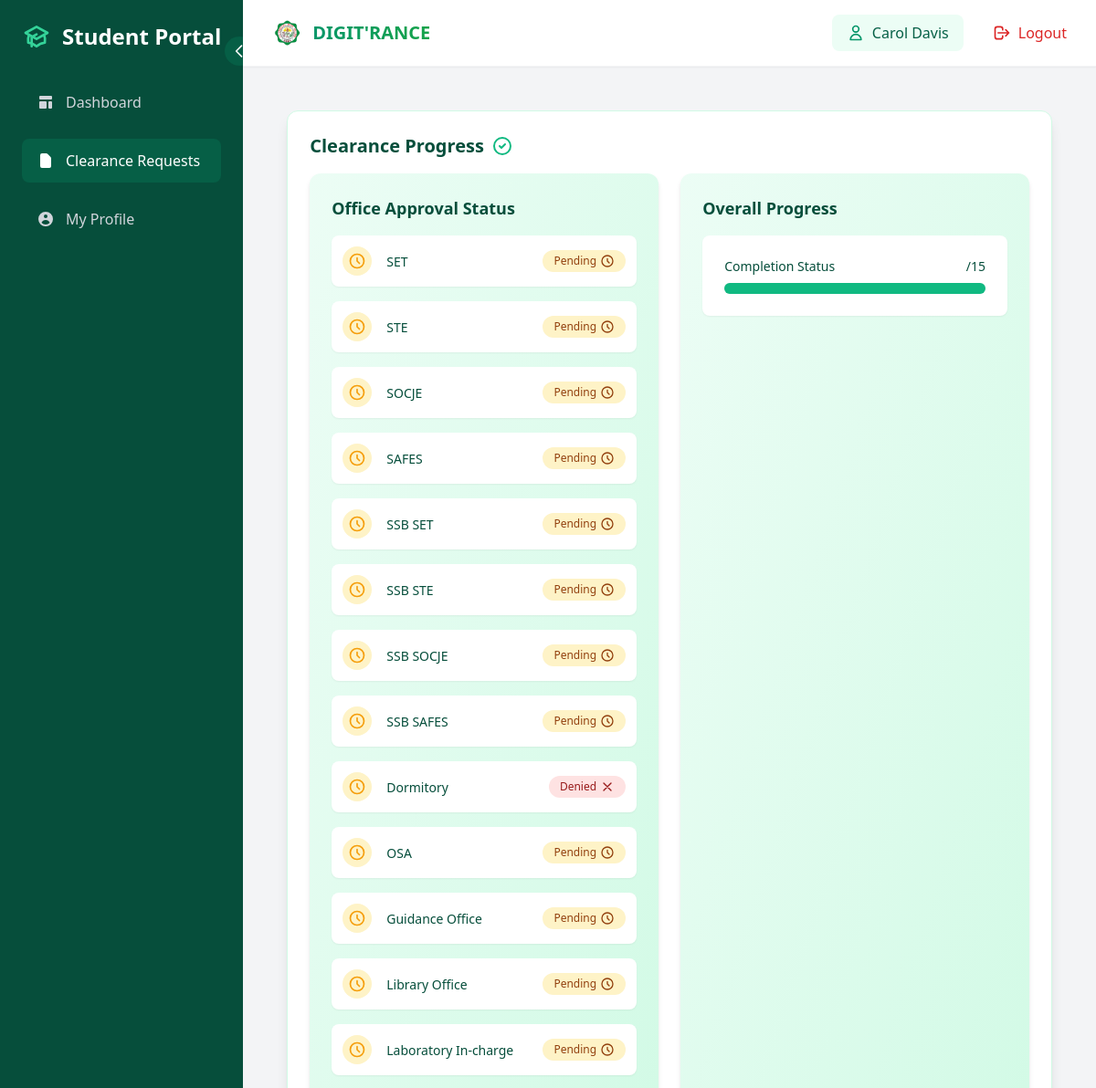
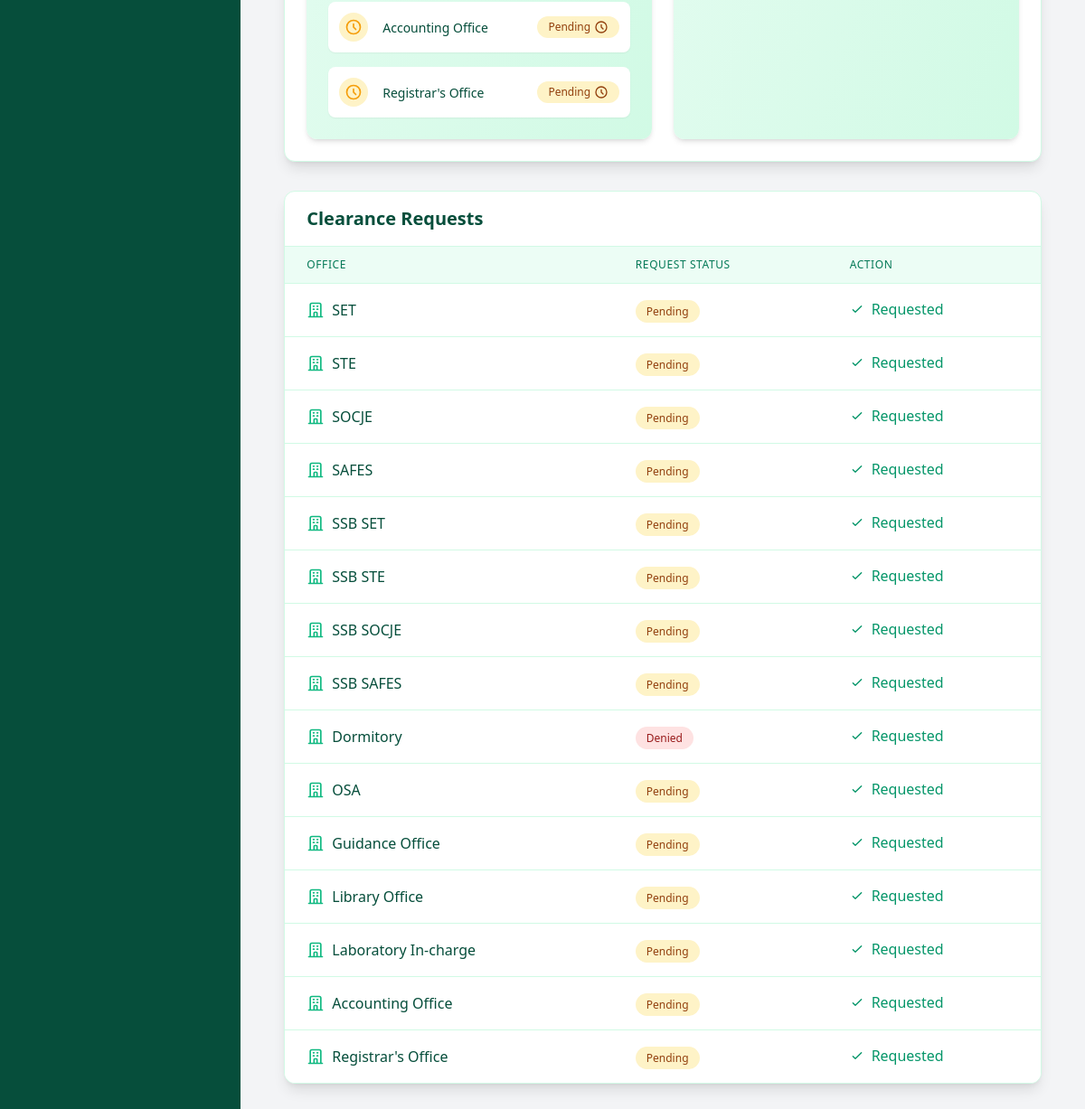
The page /student/requests/ (signed in) on the database its author committed (2 pictures, top to bottom).
### core/models.py (models this page shows, shortened)
class Office(models.Model):
    OFFICE_TYPES = [
        ('SET', 'SET'),
        ('STE', 'STE'),
        ('SOCJE', 'SOCJE'),
        ('SAFES', 'SAFES'),
        ('SSB SET', 'SSB SET'),
        ('SSB STE', 'SSB STE'),
        ('SSB SOCJE', 'SSB SOCJE'),
        ('SSB SAFES', 'SSB SAFES'),
        ('OTHER', 'OTHER'),
    ]
    name = models.CharField(max_length=255, unique=True)
    office_type = models.CharField(max_length=50, choices=OFFICE_TYPES, default='OTHER')
    description = models.TextField(blank=True, null=True)
    created_at = models.DateTimeField(auto_now_add=True)

class ClearanceRequest(models.Model):
    student = models.ForeignKey(Student, on_delete=models.CASCADE, related_name='clearance_requests')
    office = models.ForeignKey(Office, on_delete=models.CASCADE, related_name='clearance_requests')
    status_choices = [
        ('pending', 'Pending'),
        ('approved', 'Approved'),
        ('denied', 'Denied'),
    ]
    status = models.CharField(max_length=10, choices=status_choices, default='pending')
    remarks = models.TextField(blank=True, null=True)
    reviewed_by = models.ForeignKey(Staff, on_delete=models.SET_NULL, null=True, blank=True)
    request_date = models.DateTimeField(auto_now_add=True)
    reviewed_date = models.DateTimeField(null=True, blank=True)
    notes = models.TextField(blank=True, null=True, help_text="Reasons for pending or denied clearance.")

### core/views.py (the view, shortened to what this page needs)
# urls.py: path('student/requests/', views.create_clearance_requests, name='clearance_requests'),
@login_required
def create_clearance_requests(request):
      try:
          student = request.user.student
      except Student.DoesNotExist:
          messages.error(request, "Only students can access this page.")
          return redirect('student_dashboard')
      offices = Office.objects.all()
      clearance_requests = {cr.office.id: cr for cr in student.clearance_requests.all()}
      context = {
          "offices": offices,
          "clearance_requests": clearance_requests,
      }
      return render(request, "core/create_clearance_requests.html", context)

### core/templatetags/dict_extras.py (called while the page is built)
@register.filter
def dict_get(d, key):
    return d.get(key)

### templates/core/create_clearance_requests.html (shortened to what this page needs)
{% extends "base.html" %}
{% load dict_extras %}
{% block sidebar %}
{% include "components/student_sidenav.html" %}
{% endblock %}
{% block content %}
<div class="max-w-6xl mx-auto p-6">
    <div class="mb-8 bg-white rounded-xl shadow-lg p-6 border border-emerald-100">
          <h3 class="text-xl font-bold mb-4 text-emerald-900 animate-fade-in flex items-center">
            <span class="mr-2">Clearance Progress</span>
            <svg class="h-6 w-6 text-emerald-500 animate-bounce" fill="none" stroke="currentColor" viewBox="0 0 24 24">
              <path stroke-linecap="round" stroke-linejoin="round" stroke-width="2" d="M9 12l2 2 4-4m6 2a9 9 0 11-18 0 9 9 0 0118 0z"/>
            </svg>
          </h3>      <div class="grid grid-cols-1 md:grid-cols-2 gap-6">
        <div class="bg-gradient-to-br from-emerald-50 to-emerald-100 rounded-xl p-6 shadow-md">
          <h4 class="text-lg font-bold mb-4 text-emerald-900">Office Approval Status</h4>
          <div class="space-y-4">
            {% for office in offices %}
            {% with cr=clearance_requests|dict_get:office.id %}
            <div class="flex items-center bg-white p-3 rounded-lg shadow-sm">
              <div class="flex-shrink-0">
                {% if cr and cr.get_status_display == 'Approved' %}
                <span class="flex h-8 w-8 items-center justify-center rounded-full bg-emerald-100">
                  <svg class="h-5 w-5 text-emerald-500 animate-bounce" fill="none" stroke="currentColor" viewBox="0 0 24 24">
                    <path stroke-linecap="round" stroke-linejoin="round" stroke-width="2" d="M5 13l4 4L19 7"/>
                  </svg>
                </span>
                {% else %}
                <span class="flex h-8 w-8 items-center justify-center rounded-full {% if cr %}bg-amber-100{% else %}bg-gray-100{% endif %}">
                  <svg class="h-5 w-5 {% if cr %}text-amber-500{% else %}text-gray-500{% endif %} animate-spin" fill="none" stroke="currentColor" viewBox="0 0 24 24">
                    <path stroke-linecap="round" stroke-linejoin="round" stroke-width="2" d="M12 8v4l3 3m6-3a9 9 0 11-18 0 9 9 0 0118 0z"/>
                  </svg>
                </span>
                {% endif %}
              </div>
              <div class="ml-4 flex-grow">
                <span class="text-sm font-medium text-emerald-900">{{ office.name }}</span>
              </div>
              <div>
                {% if cr %}
                <span class="px-3 py-1 text-xs font-medium rounded-full flex items-center
                  {% if cr.get_status_display == 'Pending' %}bg-amber-100 text-amber-800
                  {% elif cr.get_status_display == 'Approved' %}bg-emerald-100 text-emerald-800
                  {% elif cr.get_status_display == 'Denied' %}bg-red-100 text-red-800{% endif %}">
                  {{ cr.get_status_display }}
                  {% if cr.get_status_display == 'Pending' %}
                    <svg class="w-4 h-4 ml-1 animate-spin" fill="none" stroke="currentColor" viewBox="0 0 24 24">
                      <path stroke-linecap="round" stroke-linejoin="round" stroke-width="2" d="M12 8v4l3 3m6-3a9 9 0 11-18 0 9 9 0 0118 0z"/>
                    </svg>
                  {% elif cr.get_status_display == 'Approved' %}
                    <svg class="w-4 h-4 ml-1 animate-bounce" fill="none" stroke="currentColor" viewBox="0 0 24 24">
                      <path stroke-linecap="round" stroke-linejoin="round" stroke-width="2" d="M5 13l4 4L19 7"/>
                    </svg>
                  {% elif cr.get_status_display == 'Denied' %}
                    <svg class="w-4 h-4 ml-1 animate-pulse" fill="none" stroke="currentColor" viewBox="0 0 24 24">
                      <path stroke-linecap="round" stroke-linejoin="round" stroke-width="2" d="M6 18L18 6M6 6l12 12"/>
                    </svg>
                  {% endif %}
                </span>
                {% else %}
                <span class="px-3 py-1 text-xs font-medium rounded-full bg-gray-100 text-gray-800">Not Started</span>
                {% endif %}
              </div>
            </div>
            {% endwith %}
            {% endfor %}
          </div>
        </div>
        <div class="bg-gradient-to-br from-emerald-50 to-emerald-100 rounded-xl p-6 shadow-md">
          <h4 class="text-lg font-bold mb-4 text-emerald-900">Overall Progress</h4>
          <div class="bg-white p-6 rounded-lg shadow-sm">
            <div class="flex justify-between mb-2">
              <span class="text-sm font-medium text-emerald-900">Completion Status</span>
              <span class="text-sm font-medium text-emerald-900">
                {{ approved_count }}/{{ offices|length }}
              </span>
            </div>
            <div class="w-full bg-gray-200 rounded-full h-3">
              <div class="bg-emerald-500 h-3 rounded-full transition-all duration-500" style="width: {% widthratio approved_count offices|length 100 %}%"></div>
            </div>
          </div>
        </div>
      </div>
    </div>
    <div class="bg-white rounded-xl shadow-lg overflow-hidden border border-emerald-100">
      <div class="px-6 py-4 border-b border-emerald-100">
        <h2 class="text-xl font-bold text-emerald-900">Clearance Requests</h2>
      </div>
      <div class="overflow-x-auto">
        <table class="min-w-full divide-y divide-emerald-100">
          <thead class="bg-emerald-50">
            <tr>
              <th class="px-6 py-3 text-left text-xs font-medium text-emerald-700 uppercase tracking-wider">Office</th>
              <th class="px-6 py-3 text-left text-xs font-medium text-emerald-700 uppercase tracking-wider">Request Status</th>
              <th class="px-6 py-3 text-left text-xs font-medium text-emerald-700 uppercase tracking-wider">Action</th>
            </tr>
          </thead>
          <tbody class="bg-white divide-y divide-emerald-100">
            {% for office in offices %}
            {% with cr=clearance_requests|dict_get:office.id %}
            <tr class="hover:bg-emerald-50 transition-colors duration-200">
              <td class="px-6 py-4 whitespace-nowrap">
                <div class="flex items-center">
                  <svg class="w-5 h-5 mr-2 text-emerald-500" fill="none" stroke="currentColor" viewBox="0 0 24 24">
                    <path stroke-linecap="round" stroke-linejoin="round" stroke-width="2" d="M19 21V5a2 2 0 00-2-2H7a2 2 0 00-2 2v16m14 0h2m-2 0h-5m-9 0H3m2 0h5M9 7h1m-1 4h1m4-4h1m-1 4h1m-5 10v-5a1 1 0 011-1h2a1 1 0 011 1v5m-4 0h4"/>
                  </svg>
                  <span class="font-medium text-emerald-900">{{ office.name }}</span>
                </div>
              </td>
              <td class="px-6 py-4 whitespace-nowrap">
                {% if cr %}
                  <span class="px-3 py-1 text-xs font-medium rounded-full
                    {% if cr.get_status_display == 'Pending' %}bg-amber-100 text-amber-800
                    {% elif cr.get_status_display == 'Approved' %}bg-emerald-100 text-emerald-800
                    {% elif cr.get_status_display == 'Denied' %}bg-red-100 text-red-800{% endif %}">
                    {{ cr.get_status_display }}
                  </span>
                {% else %}
                  <span class="px-3 py-1 text-xs font-medium rounded-full bg-gray-100 text-gray-800">
                    Not Requested
                  </span>
                {% endif %}
              </td>
              <td class="px-6 py-4 whitespace-nowrap">
                {% if not cr %}
                  <form method="POST">
                    {% csrf_token %}
                    <input type="hidden" name="office_id" value="{{ office.id }}">
                    <button type="submit"
                            class="bg-emerald-500 hover:bg-emerald-600 text-white px-4 py-2 rounded-lg text-sm font-medium transition-colors duration-200 shadow-md hover:shadow-lg flex items-center">
                      <svg class="w-4 h-4 mr-2" fill="none" stroke="currentColor" viewBox="0 0 24 24">
                        <path stroke-linecap="round" stroke-linejoin="round" stroke-width="2" d="M12 4v16m8-8H4"/>
                      </svg>
                      Request
                    </button>
                  </form>
                {% else %}
                  <span class="inline-flex items-center text-emerald-600">
                    <svg class="w-4 h-4 mr-2" fill="none" stroke="currentColor" viewBox="0 0 24 24">
                      <path stroke-linecap="round" stroke-linejoin="round" stroke-width="2" d="M5 13l4 4L19 7"/>
                    </svg>
                    Requested
                  </span>
                {% endif %}
              </td>
            </tr>
            {% endwith %}
            {% endfor %}
          </tbody>
        </table>
      </div>
    </div>
</div>
{% endblock %}

### templates/components/navbar.html (shortened to what this page needs)
{% load static %}
<header class="bg-white shadow-sm p-4 flex justify-between items-center border-b border-gray-100 sticky top-0 z-50">
    <div class="flex items-center">
        <h1 class="text-xl font-bold flex items-center ml-4 text-gray-800">
            <a href="{% url 'home' %}" class="flex items-center group">
                <img src="{% static 'img/permit_logo.png' %}" alt="JHCSC Logo" class="h-8 w-8 mr-3">
                <span class="text-gradient bg-clip-text text-transparent bg-gradient-to-r from-emerald-600 to-green-600 group-hover:from-emerald-700 group-hover:to-green-700 transition-all">
                </span>
            </a>
        </h1>
    </div>
    <div class="flex items-center space-x-4">
        {% if user.is_authenticated %}
            <div class="flex items-center bg-emerald-50 px-4 py-2 rounded-lg">
                <svg class="w-5 h-5 text-emerald-600 mr-2" fill="none" stroke="currentColor" viewBox="0 0 24 24">
                    <path stroke-linecap="round" stroke-linejoin="round" stroke-width="2" d="M16 7a4 4 0 11-8 0 4 4 0 018 0zM12 14a7 7 0 00-7 7h14a7 7 0 00-7-7z"></path>
                </svg>
                <span class="text-emerald-800 font-medium">{{ user.get_full_name }}</span>
            </div>
            <form method="POST" action="{% url 'logout' %}">
                <button type="submit" class="flex items-center px-4 py-2 text-red-600 hover:bg-red-50 rounded-lg transition-all duration-200">
                    <svg class="w-5 h-5 mr-2" fill="none" stroke="currentColor" viewBox="0 0 24 24">
                        <path stroke-linecap="round" stroke-linejoin="round" stroke-width="2" d="M17 16l4-4m0 0l-4-4m4 4H7m6 4v1a3 3 0 01-3 3H6a3 3 0 01-3-3V7a3 3 0 013-3h4a3 3 0 013 3v1"></path>
                    </svg>
                    <span class="font-medium">Logout</span>
                </button>
            </form>
        {% endif %}
    </div>
</header>

### rows shown on the page
Office: name "SET"
ClearanceRequest: status "Pending"
Office: name "STE"
ClearanceRequest: status "Pending"
Office: name "SOCJE"
ClearanceRequest: status "Pending"
Office: name "SAFES"
ClearanceRequest: status "Pending"
Office: name "SSB SET"
ClearanceRequest: status "Pending"
Office: name "SSB STE"
ClearanceRequest: status "Pending"
Office: name "SSB SOCJE"
ClearanceRequest: status "Pending"
Office: name "SSB SAFES"
ClearanceRequest: status "Pending"
Office: name "Dormitory"
ClearanceRequest: status "Denied"
Office: name "OSA"
ClearanceRequest: status "Pending"
Office: name "Guidance Office"
ClearanceRequest: status "Pending"
Office: name "Library Office"
ClearanceRequest: status "Pending"
Office: name "Laboratory In-charge"
ClearanceRequest: status "Pending"
Office: name "Accounting Office"
ClearanceRequest: status "Pending"
Office: name "Registrar's Office"
ClearanceRequest: status "Pending"

### other values the page prints
{{ user.get_full_name }} "Carol Davis"
{{ offices|length }} "15"
